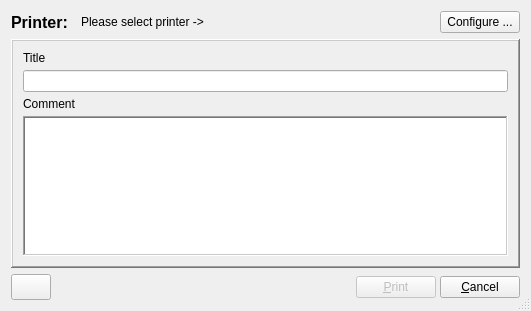
<?xml version="1.0" encoding="UTF-8"?>
<ui version="4.0">
 <class>UIPrintDlg</class>
 <widget class="QDialog" name="UIPrintDlg">
  <property name="geometry">
   <rect>
    <x>0</x>
    <y>0</y>
    <width>531</width>
    <height>311</height>
   </rect>
  </property>
  <property name="windowTitle">
   <string>QtDMM: Print graph ...</string>
  </property>
  <property name="windowIconText">
   <string>Print ...</string>
  </property>
  <property name="sizeGripEnabled">
   <bool>true</bool>
  </property>
  <layout class="QVBoxLayout">
   <property name="spacing">
    <number>6</number>
   </property>
   <property name="leftMargin">
    <number>11</number>
   </property>
   <property name="topMargin">
    <number>11</number>
   </property>
   <property name="rightMargin">
    <number>11</number>
   </property>
   <property name="bottomMargin">
    <number>11</number>
   </property>
   <item>
    <layout class="QHBoxLayout">
     <property name="spacing">
      <number>5</number>
     </property>
     <property name="leftMargin">
      <number>0</number>
     </property>
     <property name="topMargin">
      <number>0</number>
     </property>
     <property name="rightMargin">
      <number>0</number>
     </property>
     <property name="bottomMargin">
      <number>0</number>
     </property>
     <item>
      <widget class="QLabel" name="TextLabel3">
       <property name="sizePolicy">
        <sizepolicy hsizetype="Minimum" vsizetype="Preferred">
         <horstretch>0</horstretch>
         <verstretch>0</verstretch>
        </sizepolicy>
       </property>
       <property name="font">
        <font>
         <pointsize>12</pointsize>
         <bold>true</bold>
        </font>
       </property>
       <property name="text">
        <string>Printer:</string>
       </property>
       <property name="wordWrap">
        <bool>false</bool>
       </property>
      </widget>
     </item>
     <item>
      <widget class="QLabel" name="printerLabel">
       <property name="sizePolicy">
        <sizepolicy hsizetype="Expanding" vsizetype="Preferred">
         <horstretch>0</horstretch>
         <verstretch>0</verstretch>
        </sizepolicy>
       </property>
       <property name="whatsThis">
        <string>This label shows the currently selected printer. Click the button to the right to configure the printer. &lt;i&gt;(You have to select a printer in order to be able to print)&lt;/i&gt;</string>
       </property>
       <property name="frameShape">
        <enum>QFrame::NoFrame</enum>
       </property>
       <property name="frameShadow">
        <enum>QFrame::Sunken</enum>
       </property>
       <property name="text">
        <string>Please select printer -&gt;</string>
       </property>
       <property name="wordWrap">
        <bool>false</bool>
       </property>
       <property name="margin">
        <number>0</number>
       </property>
       <property name="indent">
        <number>8</number>
       </property>
      </widget>
     </item>
     <item>
      <widget class="QPushButton" name="configBut">
       <property name="whatsThis">
        <string>Click here to configure the printer.</string>
       </property>
       <property name="text">
        <string>Configure ...</string>
       </property>
       <property name="autoDefault">
        <bool>false</bool>
       </property>
      </widget>
     </item>
    </layout>
   </item>
   <item>
    <widget class="QFrame" name="Frame5">
     <property name="frameShape">
      <enum>QFrame::WinPanel</enum>
     </property>
     <property name="frameShadow">
      <enum>QFrame::Raised</enum>
     </property>
     <layout class="QVBoxLayout">
      <property name="spacing">
       <number>5</number>
      </property>
      <property name="leftMargin">
       <number>10</number>
      </property>
      <property name="topMargin">
       <number>10</number>
      </property>
      <property name="rightMargin">
       <number>10</number>
      </property>
      <property name="bottomMargin">
       <number>10</number>
      </property>
      <item>
       <widget class="QLabel" name="TextLabel1">
        <property name="text">
         <string>Title</string>
        </property>
        <property name="wordWrap">
         <bool>false</bool>
        </property>
       </widget>
      </item>
      <item>
       <widget class="QLineEdit" name="printTitle">
        <property name="whatsThis">
         <string>Enter a title for the document &lt;i&gt;(Optional)&lt;/i&gt;</string>
        </property>
        <property name="frame">
         <bool>true</bool>
        </property>
       </widget>
      </item>
      <item>
       <widget class="QLabel" name="TextLabel2">
        <property name="text">
         <string>Comment</string>
        </property>
        <property name="wordWrap">
         <bool>false</bool>
        </property>
       </widget>
      </item>
      <item>
       <widget class="QTextEdit" name="printComment">
        <property name="whatsThis">
         <string>Here you may enter an comment which will be printed on top of the page &lt;i&gt;(Optional)&lt;/i&gt;</string>
        </property>
        <property name="frameShape">
         <enum>QFrame::WinPanel</enum>
        </property>
        <property name="frameShadow">
         <enum>QFrame::Sunken</enum>
        </property>
        <property name="lineWidth">
         <number>1</number>
        </property>
       </widget>
      </item>
     </layout>
    </widget>
   </item>
   <item>
    <layout class="QHBoxLayout">
     <property name="spacing">
      <number>4</number>
     </property>
     <property name="leftMargin">
      <number>0</number>
     </property>
     <property name="topMargin">
      <number>0</number>
     </property>
     <property name="rightMargin">
      <number>0</number>
     </property>
     <property name="bottomMargin">
      <number>0</number>
     </property>
     <item>
      <widget class="QPushButton" name="helpBut">
       <property name="minimumSize">
        <size>
         <width>26</width>
         <height>26</height>
        </size>
       </property>
       <property name="toolTip">
        <string>Direct help (SHIFT+F1)</string>
       </property>
       <property name="text">
        <string/>
       </property>
       <property name="icon">
        <iconset theme="help-whatsthis"/>
       </property>
       <property name="autoDefault">
        <bool>false</bool>
       </property>
      </widget>
     </item>
     <item>
      <spacer name="Spacer2">
       <property name="orientation">
        <enum>Qt::Horizontal</enum>
       </property>
       <property name="sizeType">
        <enum>QSizePolicy::Expanding</enum>
       </property>
       <property name="sizeHint" stdset="0">
        <size>
         <width>20</width>
         <height>20</height>
        </size>
       </property>
      </spacer>
     </item>
     <item>
      <widget class="QPushButton" name="printBut">
       <property name="enabled">
        <bool>false</bool>
       </property>
       <property name="whatsThis">
        <string>Click here to print.</string>
       </property>
       <property name="text">
        <string>&amp;Print</string>
       </property>
       <property name="default">
        <bool>true</bool>
       </property>
      </widget>
     </item>
     <item>
      <widget class="QPushButton" name="cancelBut">
       <property name="whatsThis">
        <string>Click here to abort printing.</string>
       </property>
       <property name="text">
        <string>&amp;Cancel</string>
       </property>
      </widget>
     </item>
    </layout>
   </item>
  </layout>
 </widget>
 <resources>
  <include location="../resources.qrc"/>
 </resources>
 <connections>
  <connection>
   <sender>printBut</sender>
   <signal>clicked()</signal>
   <receiver>UIPrintDlg</receiver>
   <slot>accept()</slot>
   <hints>
    <hint type="sourcelabel">
     <x>20</x>
     <y>20</y>
    </hint>
    <hint type="destinationlabel">
     <x>20</x>
     <y>20</y>
    </hint>
   </hints>
  </connection>
  <connection>
   <sender>cancelBut</sender>
   <signal>clicked()</signal>
   <receiver>UIPrintDlg</receiver>
   <slot>reject()</slot>
   <hints>
    <hint type="sourcelabel">
     <x>20</x>
     <y>20</y>
    </hint>
    <hint type="destinationlabel">
     <x>20</x>
     <y>20</y>
    </hint>
   </hints>
  </connection>
 </connections>
</ui>
